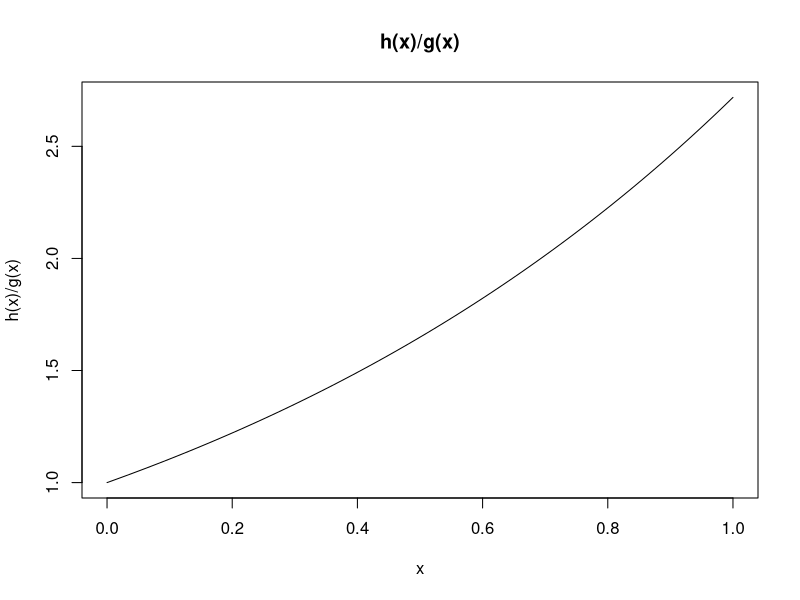
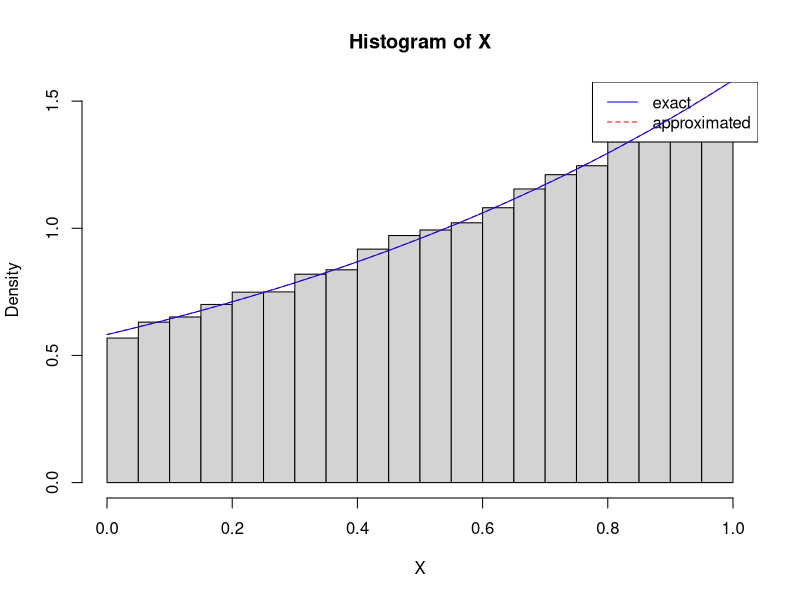
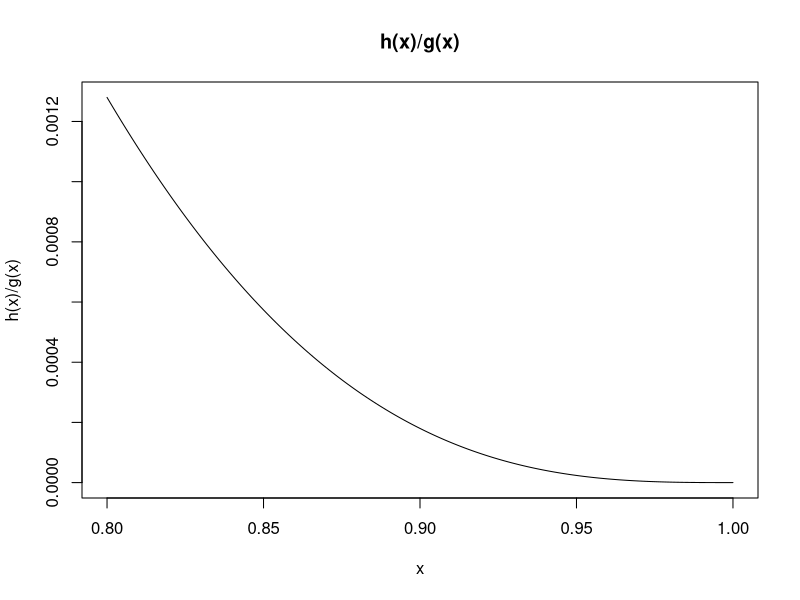
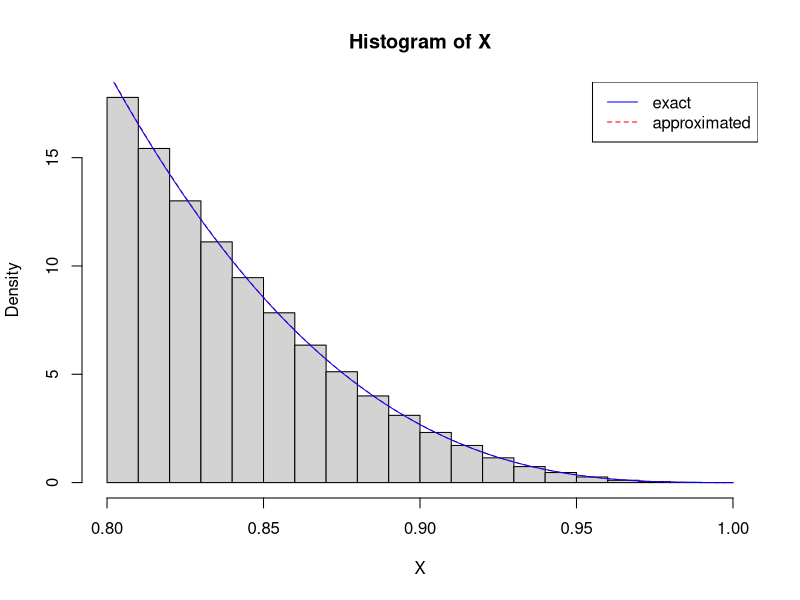

The R source for these figures, in order:
## ---- chunk 1
x=seq(0,1,0.01)
h.g=function(x){
  return(exp(x))
}
plot(x,h.g(x),,type="l",main="h(x)/g(x)",,ylab="h(x)/g(x)")
det.c <- optim(1, h.g, lower = 0, upper = 1, method = "L-BFGS-B",control = list(fnscale = -1)) ### maximization
det.c$par ### the location of the optimum
det.c$value
c=det.c$value
## ---- chunk 2
sim_1=function(n){
  X=rep(NA,n)
  iter=rep(NA,n)
  for(j in 1:n){
    Y=runif(1)
    i=1
    U=runif(1,0)
    while(U>h.g(Y)/c){
      Y=runif(1)
      U=runif(1,0)
      i=i+1
    }
    X[j]=Y
    iter[j]=i
  }
  return(list(X=X,iter=iter))
}

rejection_1=sim_1(100000)
X=rejection_1$X
iter=rejection_1$iter
mean(iter)
k_approximated=mean(iter)/c #k
k_approximated
## ---- chunk 3
hist(X,probability = T)
legend("topright", legend = c("exact", "approximated"),,
lty = c(1, 2), col = c("blue", "red"))
lines(x,k_approximated*exp(x),col="red",lty=2)


k=1/(exp(1)-1)
k
lines(x,k*exp(x),col="blue")
## ---- chunk 4
k=1/((1/2-1+3/4-1/5)-(1/2*0.8^2-0.8^3+3/4*0.8^4-0.8^5/5))
k
## ---- chunk 5
x=seq(0.8,1,0.001)
h.g=function(x){
  return(x*(1-x)^3/5)
}
plot(x,h.g(x),main="h(x)/g(x)",,ylab="h(x)/g(x)",type="l")
det.c <- optim(0.8, h.g, lower = 0.8, upper = 1, method = "L-BFGS-B",control = list(fnscale = -1)) ### maximization
det.c$par  ### the location of the optimum
det.c$value
c=det.c$value
## ---- chunk 6
n=100000
sim_2=function(n){
  X=rep(NA,n)
  iter=rep(NA,n)
  for(j in 1:n){
    Y=runif(1)*0.2+0.8
    i=1
    U=runif(1,0)
    while(U>h.g(Y)/c){
      Y=runif(1)*0.2+0.8
      U=runif(1,0)
      i=i+1
    }
    X[j]=Y
    iter[j]=i
  }
  return(list(X=X,iter=iter))
}

rejection_2=sim_2(100000)
X=rejection_2$X
iter=rejection_2$iter
hist(X,probability = T)
legend("topright", legend = c("exact", "approximated"),,
lty = c(1, 2), col = c("blue", "red"))

k_approximated=mean(iter)/c #k

lines(x,k_approximated*x*(1-x)^3,col="red",lty=2)
lines(x,k*x*(1-x)^3,col="blue")
